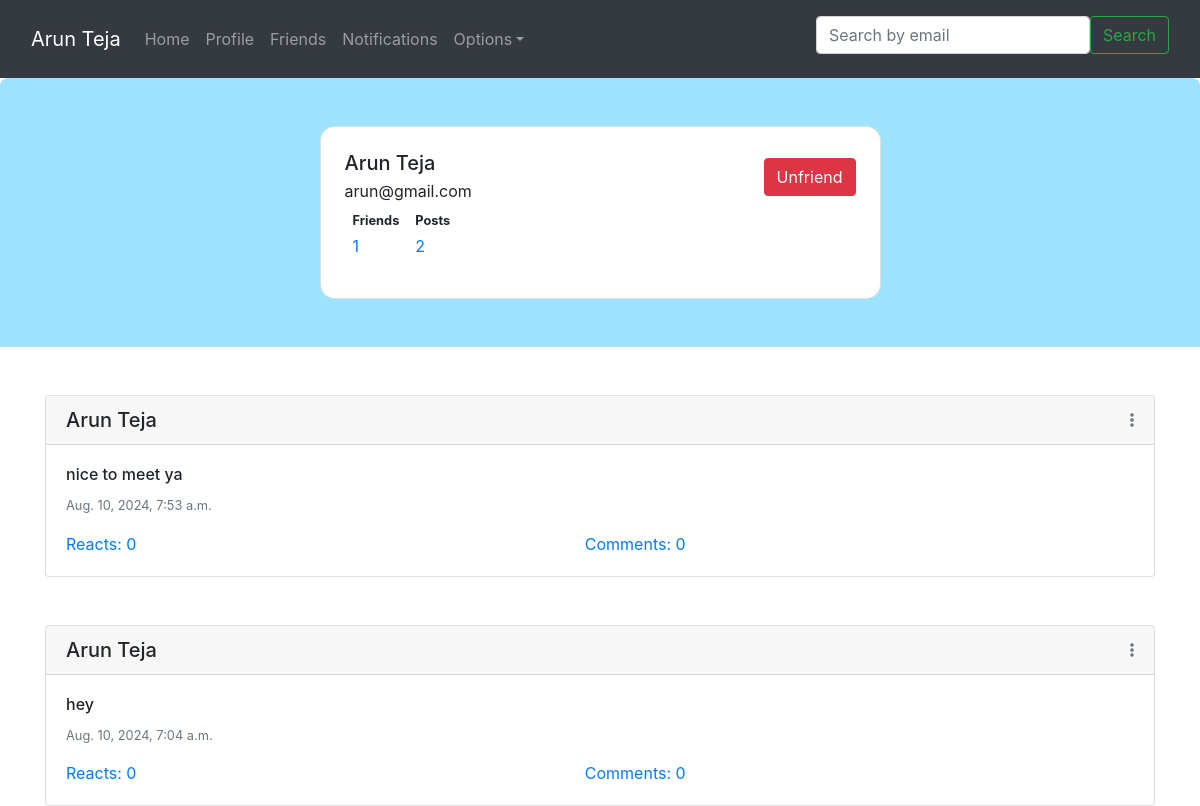
Page /profile/8/ (signed in) on the committed database.
### Quotes/models.py (models this page shows, shortened)
class Posts(models.Model):
    user = models.ForeignKey(User, on_delete=models.CASCADE, related_name='posts')
    content = models.TextField()
    created_at = models.DateTimeField(auto_now_add=True)
    reactors = models.ManyToManyField(User, related_name='reacted_users', blank=True)
    comments = models.ManyToManyField(Comments, related_name='reacted_users', blank=True)
    def get_reacts_count(self):
        return len(self.reactors.all())
    def get_comments_count(self):
        return len(self.comments.all())

### Quotes/views.py (the view)
# urls.py: path('profile/<int:user_id>/', Profile, name = 'profile_with_id'),
@login_required(login_url= '/auth/login/')
def Profile(request, user_id = None):
    try:
        if user_id == None or user_id == request.user.id:
            user = User.objects.filter(email = request.user.email).first()
            posts = Posts.objects.filter(user = user).all().order_by('-created_at')
            context = {"name": request.user.get_full_name(),
            "username": request.user.username,
            "email": request.user.email,
            "posts": posts,
            "friends": FriendsList.objects.filter(user = user).first().friends.all()
            }
            return render(request, 'my_profile.html', context)
        else:
            user = User.objects.filter(id = user_id).first()
            are_friends =  FriendsList.objects.filter(user = request.user).first().are_friends(user)
            return render(request, 'profile_template.html', { "friends": FriendsList.objects.filter(user = user).first().friends.all(),
                'name': user.get_full_name(), "username": user.username, "email": user.email, "posts": Posts.objects.filter(user = user).all().order_by('-created_at'), "are_friends": are_friends, "friend_id": user_id})
    except Exception as e:
        return HttpResponse("User not found")

### Quotes/models.py (called while the page is built)
    def is_friend(self, friend):
        if friend in self.friends.all():
            return True
        return False

    def are_friends(self, friends_collection):
        if friends_collection is None:
            return False
        if isinstance(friends_collection, User):
            return self.is_friend(friends_collection)
        if hasattr(friends_collection, 'values_list'):
            mutual_friends = self.friends.filter(id__in=friends_collection.values_list('id', flat=True))
            return mutual_friends.exists()
        return False

### templates/profile_template.html (shortened to what this page needs)
{% extends 'Nav.html' %}
{% block pagecontent %}
<section class="w-100 px-4 py-5" style="background-color: #9de2ff; border-radius: .5rem .5rem 0 0;">
  <div class="row d-flex justify-content-center">
    <div class="col col-md-9 col-lg-7 col-xl-6">
      <div class="card" style="border-radius: 15px;">
        <div class="card-body p-4">
          <div class="d-flex justify-content-between align-items-center">
            <div>
              <h5 class="mb-1">{{ name }}</h5>
              <p class="mb-0">{{ username }}</p>
            </div>
            <div>
              <button class="friendActionButton btn {% if are_friends %}btn-danger{% else %}btn-primary{% endif %}"
                      data-are-friends="{{ are_friends }}"
                      data-friend-id="{{ friend_id }}">
                {% if are_friends %}
                  Unfriend
                {% else %}
                  Add Friend
                {% endif %}
              </button>
            </div>
          </div>
          <div class="d-flex justify-content-start rounded-3 p-2 mb-2 bg-body-tertiary">
            <div>
              <p class="small mb-1">
                <b>Friends</b>
              </p>
              <a href="#">
                <p class="mb-0">{{ friends|length }}</p>
              </a>
            </div>
            <div class="px-3">
              <p class="small mb-1">
                <b>Posts</b>
              </p>
              <a href="#">
                <p class="mb-0"> {{ posts|length }}</p>
              </a>
            </div>
          </div>
        </div>
      </div>
    </div>
  </div>
</section>
{% if posts %}
{% for post in posts %}
<div class="container mt-5">
  <div class="card">
    <div class="card-header d-flex justify-content-between align-items-center">
      <h5 class="m-0">{{ post.user.get_full_name }}</h5>
      <a href="#" data-toggle="modal" data-target="#optionsModal" class="text-muted" data-post-id="{{ post.id }}">
        <i class="fas fa-ellipsis-v"></i>
      </a>
    </div>
    <div class="card-body">
      <h6 class="card-title">{{ post.content }}</h6>
      <p class="card-text text-muted small">{{ post.created_at }}</p>
      <section class="button-section d-flex justify-content-start">
        <a class="card-body m-0 p-0" href="#">Reacts: {{ post.get_reacts_count }}</a>
        <a class="card-body m-0 p-0" href="#">Comments: {{ post.get_comments_count }}</a>
      </section>
    </div>
  </div>
</div>
{% endfor %}
{% else %}
<center>No posts</center>
{% endif %}
{% endblock %}

### rows in the picture
Posts: user.get_full_name "Arun Teja", content "nice to meet ya", created_at "Aug. 10, 2024, 7:53 a.m.", get_reacts_count "0", get_comments_count "0"
Posts: user.get_full_name "Arun Teja", content "hey", created_at "Aug. 10, 2024, 7:04 a.m.", get_reacts_count "0", get_comments_count "0"

### other values in the picture
{{ name }} "Arun Teja"
{{ username }} "arun@gmail.com"
{{ friends|length }} "1"
{{ posts|length }} "2"
